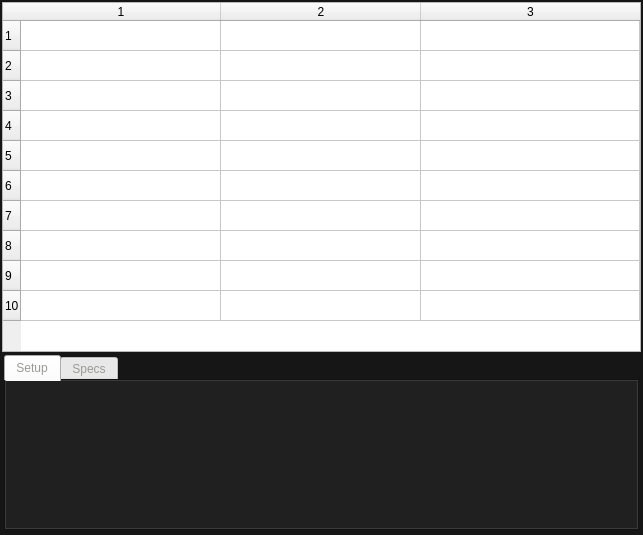
                      <widget class="QWidget" name="sequence">
                       <property name="palette">
                        <palette>
                         <active>
                          <colorrole role="WindowText">
                           <brush brushstyle="SolidPattern">
                            <color alpha="255">
                             <red>154</red>
                             <green>154</green>
                             <blue>149</blue>
                            </color>
                           </brush>
                          </colorrole>
                          <colorrole role="Button">
                           <brush brushstyle="SolidPattern">
                            <color alpha="255">
                             <red>22</red>
                             <green>22</green>
                             <blue>22</blue>
                            </color>
                           </brush>
                          </colorrole>
                          <colorrole role="Text">
                           <brush brushstyle="SolidPattern">
                            <color alpha="255">
                             <red>154</red>
                             <green>154</green>
                             <blue>149</blue>
                            </color>
                           </brush>
                          </colorrole>
                          <colorrole role="ButtonText">
                           <brush brushstyle="SolidPattern">
                            <color alpha="255">
                             <red>154</red>
                             <green>154</green>
                             <blue>149</blue>
                            </color>
                           </brush>
                          </colorrole>
                          <colorrole role="Base">
                           <brush brushstyle="SolidPattern">
                            <color alpha="255">
                             <red>22</red>
                             <green>22</green>
                             <blue>22</blue>
                            </color>
                           </brush>
                          </colorrole>
                          <colorrole role="Window">
                           <brush brushstyle="SolidPattern">
                            <color alpha="255">
                             <red>22</red>
                             <green>22</green>
                             <blue>22</blue>
                            </color>
                           </brush>
                          </colorrole>
                          <colorrole role="PlaceholderText">
                           <brush brushstyle="SolidPattern">
                            <color alpha="128">
                             <red>154</red>
                             <green>154</green>
                             <blue>149</blue>
                            </color>
                           </brush>
                          </colorrole>
                         </active>
                         <inactive>
                          <colorrole role="WindowText">
                           <brush brushstyle="SolidPattern">
                            <color alpha="255">
                             <red>154</red>
                             <green>154</green>
                             <blue>149</blue>
                            </color>
                           </brush>
                          </colorrole>
                          <colorrole role="Button">
                           <brush brushstyle="SolidPattern">
                            <color alpha="255">
                             <red>22</red>
                             <green>22</green>
                             <blue>22</blue>
                            </color>
                           </brush>
                          </colorrole>
                          <colorrole role="Text">
                           <brush brushstyle="SolidPattern">
                            <color alpha="255">
                             <red>154</red>
                             <green>154</green>
                             <blue>149</blue>
                            </color>
                           </brush>
                          </colorrole>
                          <colorrole role="ButtonText">
                           <brush brushstyle="SolidPattern">
                            <color alpha="255">
                             <red>154</red>
                             <green>154</green>
                             <blue>149</blue>
                            </color>
                           </brush>
                          </colorrole>
                          <colorrole role="Base">
                           <brush brushstyle="SolidPattern">
                            <color alpha="255">
                             <red>22</red>
                             <green>22</green>
                             <blue>22</blue>
                            </color>
                           </brush>
                          </colorrole>
                          <colorrole role="Window">
                           <brush brushstyle="SolidPattern">
                            <color alpha="255">
                             <red>22</red>
                             <green>22</green>
                             <blue>22</blue>
                            </color>
                           </brush>
                          </colorrole>
                          <colorrole role="PlaceholderText">
                           <brush brushstyle="SolidPattern">
                            <color alpha="128">
                             <red>154</red>
                             <green>154</green>
                             <blue>149</blue>
                            </color>
                           </brush>
                          </colorrole>
                         </inactive>
                         <disabled>
                          <colorrole role="WindowText">
                           <brush brushstyle="SolidPattern">
                            <color alpha="255">
                             <red>154</red>
                             <green>154</green>
                             <blue>149</blue>
                            </color>
                           </brush>
                          </colorrole>
                          <colorrole role="Button">
                           <brush brushstyle="SolidPattern">
                            <color alpha="255">
                             <red>22</red>
                             <green>22</green>
                             <blue>22</blue>
                            </color>
                           </brush>
                          </colorrole>
                          <colorrole role="Text">
                           <brush brushstyle="SolidPattern">
                            <color alpha="255">
                             <red>154</red>
                             <green>154</green>
                             <blue>149</blue>
                            </color>
                           </brush>
                          </colorrole>
                          <colorrole role="ButtonText">
                           <brush brushstyle="SolidPattern">
                            <color alpha="255">
                             <red>154</red>
                             <green>154</green>
                             <blue>149</blue>
                            </color>
                           </brush>
                          </colorrole>
                          <colorrole role="Base">
                           <brush brushstyle="SolidPattern">
                            <color alpha="255">
                             <red>22</red>
                             <green>22</green>
                             <blue>22</blue>
                            </color>
                           </brush>
                          </colorrole>
                          <colorrole role="Window">
                           <brush brushstyle="SolidPattern">
                            <color alpha="255">
                             <red>22</red>
                             <green>22</green>
                             <blue>22</blue>
                            </color>
                           </brush>
                          </colorrole>
                          <colorrole role="PlaceholderText">
                           <brush brushstyle="SolidPattern">
                            <color alpha="128">
                             <red>154</red>
                             <green>154</green>
                             <blue>149</blue>
                            </color>
                           </brush>
                          </colorrole>
                         </disabled>
                        </palette>
                       </property>
                       <property name="styleSheet">
                        <string notr="true">QTabWidget {
	background-color: rgb(25, 25, 25);
	color: rgb(255, 255, 255)
	border: none;
	border-left: 3px solid rgb(25, 25, 25);
	text-align: left;
	padding-left: 10px;
}

QTabWidget:hover {
	border-left: 3px solid rgb(255, 85, 0);
	background-color: rgb(18, 18, 18);
}

QTabWidget:pressed {
	background-color: rgb(0, 0, 0);
}

</string>
                       </property>
                       <attribute name="title">
                        <string>Sequence</string>
                       </attribute>
                       <layout class="QVBoxLayout" name="verticalLayout_12">
                        <property name="spacing">
                         <number>1</number>
                        </property>
                        <property name="leftMargin">
                         <number>2</number>
                        </property>
                        <property name="topMargin">
                         <number>2</number>
                        </property>
                        <property name="rightMargin">
                         <number>2</number>
                        </property>
                        <property name="bottomMargin">
                         <number>2</number>
                        </property>
                        <item>
                         <widget class="QFrame" name="frame_5">
                          <property name="minimumSize">
                           <size>
                            <width>634</width>
                            <height>350</height>
                           </size>
                          </property>
                          <property name="frameShape">
                           <enum>QFrame::Shape::NoFrame</enum>
                          </property>
                          <property name="frameShadow">
                           <enum>QFrame::Shadow::Raised</enum>
                          </property>
                          <layout class="QHBoxLayout" name="horizontalLayout_9">
                           <property name="spacing">
                            <number>0</number>
                           </property>
                           <property name="leftMargin">
                            <number>0</number>
                           </property>
                           <property name="topMargin">
                            <number>0</number>
                           </property>
                           <property name="rightMargin">
                            <number>0</number>
                           </property>
                           <property name="bottomMargin">
                            <number>0</number>
                           </property>
                           <item>
                            <widget class="QTableWidget" name="tableSequence">
                             <property name="rowCount">
                              <number>10</number>
                             </property>
                             <property name="columnCount">
                              <number>3</number>
                             </property>
                             <attribute name="horizontalHeaderDefaultSectionSize">
                              <number>200</number>
                             </attribute>
                             <attribute name="horizontalHeaderShowSortIndicator" stdset="0">
                              <bool>false</bool>
                             </attribute>
                             <attribute name="horizontalHeaderStretchLastSection">
                              <bool>true</bool>
                             </attribute>
                             <attribute name="verticalHeaderVisible">
                              <bool>true</bool>
                             </attribute>
                             <attribute name="verticalHeaderCascadingSectionResizes">
                              <bool>true</bool>
                             </attribute>
                             <row/>
                             <row/>
                             <row/>
                             <row/>
                             <row/>
                             <row/>
                             <row/>
                             <row/>
                             <row/>
                             <row/>
                             <column/>
                             <column/>
                             <column/>
                            </widget>
                           </item>
                          </layout>
                         </widget>
                        </item>
                        <item>
                         <widget class="QFrame" name="frame_6">
                          <property name="minimumSize">
                           <size>
                            <width>632</width>
                            <height>180</height>
                           </size>
                          </property>
                          <property name="maximumSize">
                           <size>
                            <width>16777215</width>
                            <height>300</height>
                           </size>
                          </property>
                          <property name="styleSheet">
                           <string notr="true">color: rgb(154, 154, 149);</string>
                          </property>
                          <property name="frameShape">
                           <enum>QFrame::Shape::NoFrame</enum>
                          </property>
                          <property name="frameShadow">
                           <enum>QFrame::Shadow::Raised</enum>
                          </property>
                          <layout class="QHBoxLayout" name="horizontalLayout_10">
                           <property name="spacing">
                            <number>1</number>
                           </property>
                           <property name="leftMargin">
                            <number>2</number>
                           </property>
                           <property name="topMargin">
                            <number>2</number>
                           </property>
                           <property name="rightMargin">
                            <number>2</number>
                           </property>
                           <property name="bottomMargin">
                            <number>2</number>
                           </property>
                           <item>
                            <widget class="QTabWidget" name="tabStepSettings_2">
                             <property name="minimumSize">
                              <size>
                               <width>635</width>
                               <height>176</height>
                              </size>
                             </property>
                             <property name="currentIndex">
                              <number>0</number>
                             </property>
                             <widget class="QWidget" name="setup">
                              <attribute name="title">
                               <string>Setup</string>
                              </attribute>
                             </widget>
                             <widget class="QWidget" name="specs">
                              <property name="styleSheet">
                               <string notr="true">QTabWidget {
	background-color: rgb(25, 25, 25);
	color: rgb(255, 255, 255)
	border: none;
	border-left: 3px solid rgb(25, 25, 25);
	text-align: left;
	padding-left: 10px;
}

QTabWidget:hover {
	border-left: 3px solid rgb(255, 85, 0);
	background-color: rgb(18, 18, 18);
}

QTabWidget:pressed {
	background-color: rgb(0, 0, 0);
}

</string>
                              </property>
                              <attribute name="title">
                               <string>Specs</string>
                              </attribute>
                             </widget>
                            </widget>
                           </item>
                          </layout>
                         </widget>
                        </item>
                       </layout>
                      </widget>
